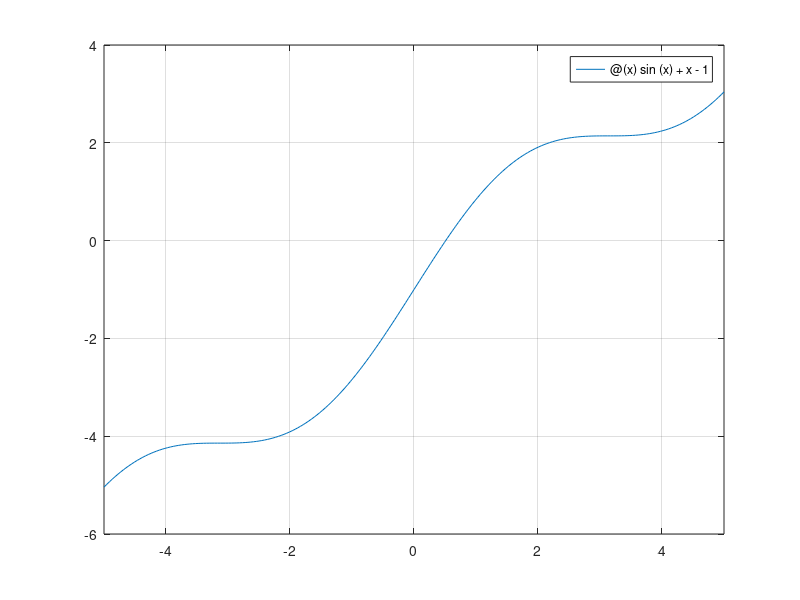
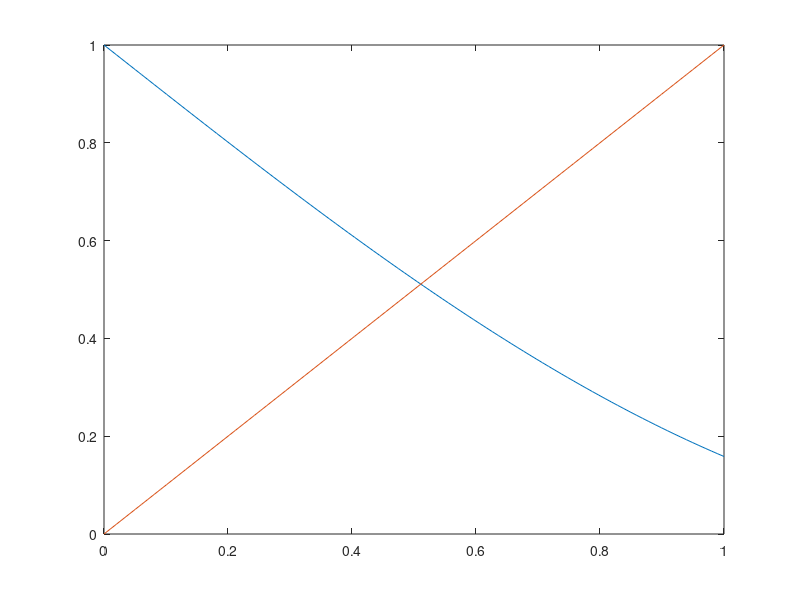

Recreate these plots in MATLAB, in order. (Note: this script raises an error after producing the figures.)
clear all;
clc;

f = @(x) sin(x) + x - 1;
figure(1)
fplot(f);
grid on;

a = 0;
b = 1;
dom = linspace(a, b, 100);

g = @(x) 1 - sin(x);
figure(2)
plot(dom, g(dom))
h = @(x) x;
hold on;
plot(dom, h(dom))

x0 = 0.5;
tol = 1e-8;
max_iter = 500;

[res,xall,iter] = puntofisso(g, x0, tol, max_iter);

sol = 0.510973429388569;
err_rel = abs(sol - xall) / sol;

figure(3)
semilogy(1:iter,err_rel,'ko-','MarkerFaceColor','g')
